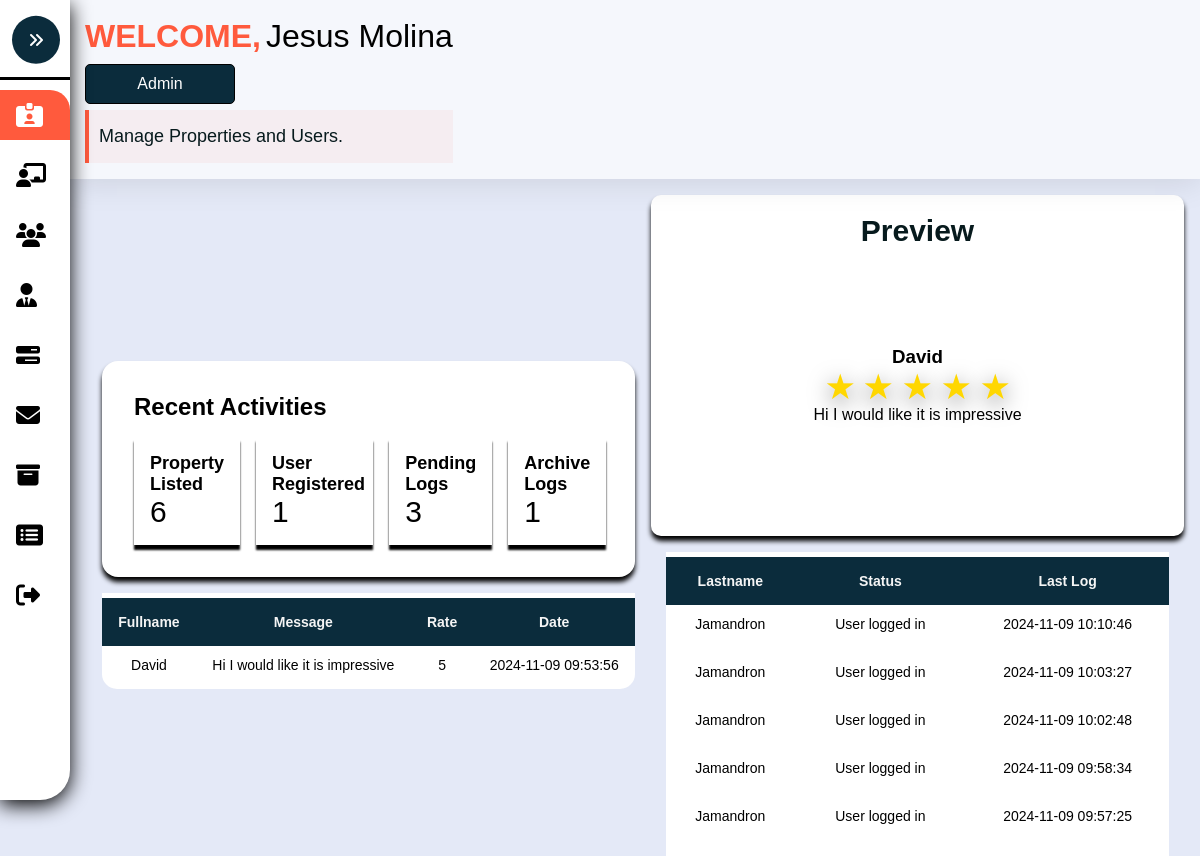
The page /Admin-Account.php (signed in) on the database its author committed.
### tables this page shows
CREATE TABLE `message` (
  `MessageID` int(8) NOT NULL,
  `Sender` varchar(255) NOT NULL,
  `Rate` int(7) NOT NULL,
  `Message` varchar(255) NOT NULL,
  `Date` timestamp NOT NULL DEFAULT current_timestamp()
);

CREATE TABLE `activitylog` (
  `TrackID` int(7) NOT NULL,
  `UserID` int(7) NOT NULL,
  `Action` varchar(255) NOT NULL,
  `Logintime` timestamp NOT NULL DEFAULT current_timestamp() ON UPDATE current_timestamp()
);

CREATE TABLE `user` (
  `UserID` int(8) NOT NULL,
  `Firstname` varchar(255) NOT NULL,
  `Lastname` varchar(255) NOT NULL,
  `Email` varchar(255) NOT NULL,
  `Phone` varchar(255) NOT NULL,
  `Address` varchar(255) NOT NULL,
  `Password` varchar(255) NOT NULL,
  `Role` varchar(255) NOT NULL,
  `Date_Joined` timestamp NOT NULL DEFAULT current_timestamp()
);

### Admin-Account.php (the view, shortened to what this page needs)
<?php
	include './Assets/Php/Connection.php';
	if(isset($_SESSION['Firstname']) && isset($_SESSION['Lastname']) && isset($_SESSION['UserID'])){
		$Firstname = $_SESSION['Firstname'];
		$Lastname = $_SESSION['Lastname'];
	}else{
		header("location: ./Index.php");
	}
?>
<!DOCTYPE html>
<html>
<head>
	<link rel="stylesheet" type="text/css" href="./Assets/Css/Admin.css?v=<?php echo time(); ?>">
	<link rel="stylesheet" type="text/css" href="./Assets/Css/swiper-bundle.min.css">
</head>
<body>
	<nav class="sidebar close" id="sidebar">
		<header>
			<figure class="image-container">
			</figure>
			<button class="toggle">
				<i class="fa-solid fa-angles-right"></i>
			</button>
		</header>
		<div class="menu-bar">
			<div class="menu">
				<ul class="menu-links">
					<li class="nav-link">
						<a href="./Admin-Account.php" class="active">
							<i class="fa-solid fa-id-card-clip"></i>
						</a>
					</li>
					<li class="nav-link">
						<a href="./Admin-Pending.php">
							<i class="fa-solid fa-chalkboard-user"></i>
						</a>
					</li>
					<li class="nav-link">
						<a href="./Admin-Users.php" class="dashboard-list-item">
							<i class="fa-solid fa-users"></i>
						</a>
					</li>
					<li class="nav-link">
						<a href="./Admin-Management.php" class="dashboard-list-item">
							<i class="fa-solid fa-user-tie"></i>
						</a>
					</li>
					<li class="nav-link">
						<a href="./Admin-Properties.php" class="dashboard-list-item">
							<i class="fa-solid fa-bars-progress"></i>
						</a>
					</li>
					<li class="nav-link">
						<a href="Admin-Message.php" class="dashboard-list-item">
							<i class="fa-solid fa-envelope"></i>
						</a>
					</li>
					<li class="nav-link">
						<a href="./Admin-Archieve.php" class="dashboard-list-item">
							<i class="fa-solid fa-box-archive"></i>
						</a>
					</li>
					<li class="nav-link">
						<a href="Admin-SoldProperties.php" class="dashboard-list-item">
							<i class="fa-solid fa-rectangle-list"></i>
						</a>
					</li>
					<li class="nav-link">
						<a href="./Assets/Php/Logout.php" class="dashboard-list-item">
							<i class="fa-solid fa-right-from-bracket"></i>
						</a>
					</li>
				</ul>
			</div>
		</div>
	</nav>
	<main class="main">
	<header class="header" id="header">
		<div class="container">
			<div class="Personal-Details">
				<div class="Personal-Admin-Container">
					<h3 class="h3 Personal-Title"> WELCOME, </h3>
					<span class="AdminName"><?php echo "$Firstname $Lastname" ?></span>
				</div>
				<span class="Personal-tag"> Admin </span>
				<span class="callouts">Manage Properties and Users. </span>
			</div>
		</div>
	</header>
		<section class="Main-Container">
			<div class="Left-main-container">
				<div class="recent-activity-container">
					 <h3 class="header-title">Recent Activities</h3>
					<div class="item-wrapper">
						<div class="items">
							<h3 class="content-title">
								Property Listed
							</h3>
							<?php
							$sql = "SELECT COUNT(*) AS total FROM Properties";
							$result = $conn->query($sql);
							$total = 0;
							if ($result->num_rows > 0) {
								$row = $result->fetch_assoc();
								$total = $row['total'];
							}
							echo "<span> ".$total." </span>";
							?>
						</div>
						<div class="items">
							<h3 class="content-title">User Registered</h3>
							<?php
							$sql = "SELECT COUNT(*) AS total FROM User";
							$result = $conn->query($sql);
							$total = 0;
							if ($result->num_rows > 0) {
								$row = $result->fetch_assoc();
								$total = $row['total'];
							}
							echo "<span> ".$total." </span>";
							?>
						</div>
						<div class="items">
							<h3 class="content-title">
								Pending Logs
							</h3>
							<?php
							$sql = "SELECT COUNT(*) AS total FROM Pending";
							$result = $conn->query($sql);
							$total = 0;
							if ($result->num_rows > 0) {
								$row = $result->fetch_assoc();
								$total = $row['total'];
							}
							echo "<span> ".$total." </span>";
							?>
						</div>
							<div class="items">
							<h3 class="content-title">
								Archive Logs
							</h3>
							<?php
							$sql = "SELECT COUNT(*) AS total FROM Archive";
							$result = $conn->query($sql);
							$total = 0;
							if ($result->num_rows > 0) {
								$row = $result->fetch_assoc();
								$total = $row['total'];
							}
							echo "<span> ".$total." </span>";
							?>
						</div>
					</div>
				</div>
				<div class="Testimonial-container">
					<div class="Testimonials-table-container">
							<table class="table" id="table">
						<thead>
							<tr>
								<th> Fullname</th>
								<th> Message</th>
								<th> Rate </th>
								<th> Date </th>
							</tr>
						</thead>
						<tbody>
							<?php
								$sql = "SELECT * FROM Message ORDER BY Rate DESC";
								$rs = $conn->query($sql);
								if($rs){
									while ($row = mysqli_fetch_assoc($rs)) {
									$rating = $row['Rate'];
								echo "
									<tr>
										<td> $row[Sender]</td>
										<td> $row[Message]</td>
										<td> $rating</td>
										<td> $row[Date] </td>
									</tr>
								";
									}
								}
							?>
						</tbody>
					</table>
					</div>
				</div>
			</div>
			<div class="Right-main-container">
				<div class="Testimonial" id="Testimonial">
					<div class="container">
						<h3 class="h3 Testimonial-title"> Preview </h3>
						<div class="Testimonial-Container">
							<div class="Testimonial-swiper mySwiper">
								<div class="Testimonial-wrapper swiper-wrapper">
									<?php
									$sql = "SELECT * FROM Message";
									$rs = $conn->query($sql);
									if($rs){
										while ($row = mysqli_fetch_assoc($rs)) {
											$rating = $row['Rate'];
											echo "
											<div class='Testimonial-card swiper-slide'>
												<h3 class='Testimonial-user'> $row[Sender] </h3>
												<div class='star-rating'>";
												for ($i = 5; $i >= 1; $i--) {
													echo "
													<input type='radio' id='star$i'  value='$i' " . ($i == $rating ? "checked" : "") . ">
													<label for='star$i' title='Rating: $i'>★</label>
													";
												}
											echo "</div> <span>$row[Message]</span> </div>";
										}
									}
									?>
								</div>
							</div>
						</div>
					</div>
				</div>
				<section class="ActiveLog" id="ActiveLog">
					<div class="container">
						<div class="ActiveLog-table-container">
							<table class="table">
							<thead>
								<tr>
									<th> Lastname</th>
									<th> Status</th>
									<th> Last Log </th>
								</tr>
							</thead>
								<?php
									$sql = "SELECT ActivityLog.*, User.Lastname FROM ActivityLog JOIN User ON ActivityLog.UserID = User.UserID ORDER BY Logintime DESC ";
									$rs = mysqli_query($conn,$sql);
									if($rs){
										while($row=mysqli_fetch_assoc($rs)){
											$lastname = $row['Lastname'];
											$Action = $row['Action'];
											$LoginTime = $row['Logintime'];
											echo "
											<tbody>
											<tr>
											<td> $lastname</td>
											<td> $Action</td>
											<td> $LoginTime </td>
											</tr>
											</tbody>
											";
										}
									}
							?>
						</table>
						</div>
					</div>
				</section>
			</div>
		</section>
	</main>
</body>
</html>

### rows shown on the page
message: Sender "David", Message "Hi I would like it is impressive", Rate "5", Date "2024-11-09 09:53:56"
activitylog: UserID.Lastname "Jamandron", Action "User logged in", Logintime "2024-11-09 10:10:46"
activitylog: UserID.Lastname "Jamandron", Action "User logged in", Logintime "2024-11-09 10:03:27"
activitylog: UserID.Lastname "Jamandron", Action "User logged in", Logintime "2024-11-09 10:02:48"
activitylog: UserID.Lastname "Jamandron", Action "User logged in", Logintime "2024-11-09 09:58:34"
activitylog: UserID.Lastname "Jamandron", Action "User logged in", Logintime "2024-11-09 09:57:25"

### other values the page prints
$Firstname "Jesus"
$Lastname "Molina"
$total "6"
$total "1"
$total "3"
